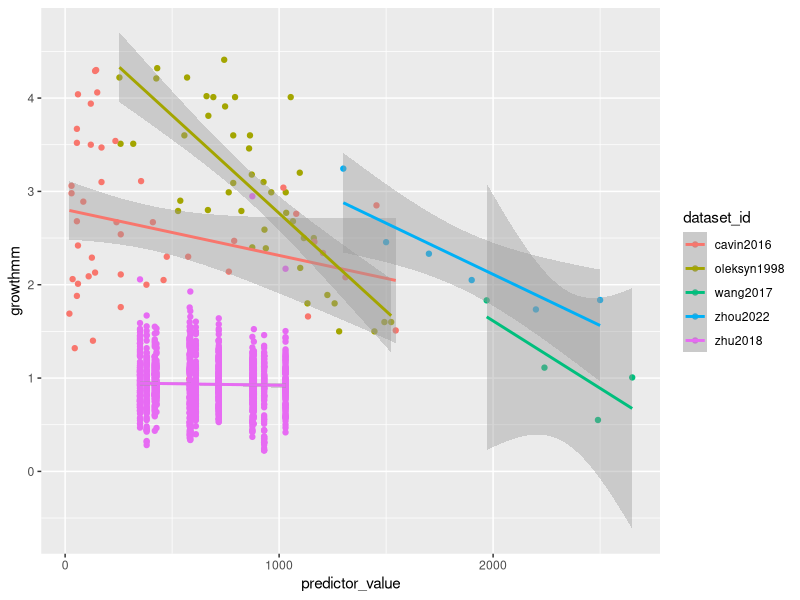
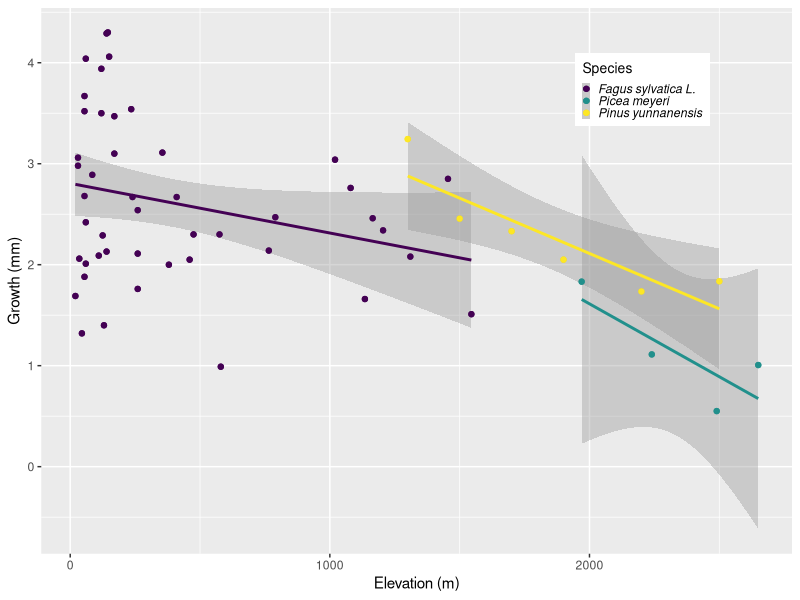

These figures' R source, in order: (Note: this script raises an error after producing the figures.)
## Started 28 August 2023 ##
## By Lizzie so far ##

# housekeeping
rm(list=ls()) 
options(stringsAsFactors=FALSE)

# Setting working directory. Add in your own path in an if statement for your file structure
if(length(grep("lizzie", getwd())>0)) { 
  setwd("~/Documents/git/projects/grephon/grephon/analyses/growthxelevationetc")
} else if (length(grep("ailene", getwd()))>0) {
  setwd("boomboom")
} else if (length(grep("britanywuuu", getwd()))>0) {
  setwd("~/Documents/ubc/year5/TemporalEcologyLab/grephon/analyses/growthxelevationetc")
}

# packages
library(ggplot2)
library(viridis)
# get the data
d <- read.csv("input/classicalrefs_datascraped.csv")

# fix the growth in cm and make error numeric, or 0
d$growthmm <- d$growth_value
d$growthmm[which(d$growth_units=="cm/yr-1")] <- d$growth_value[which(d$growth_units=="cm/yr-1")]*10
d$error <- as.numeric(d$growth_errorvalue)
d$error[which(is.na(d$error)==TRUE)] <- 0

# subset to elevation-ish
unique(d$predictor_type)
delev <- subset(d, predictor_type!="latitude")
dlat <- subset(d, predictor_type=="latitude")


# one study (huang2010) has multiple species
table(d$species, d$dataset_id)

ggplot(delev, aes(x=predictor_value, y=growthmm, color=dataset_id)) +
    geom_point() +
    geom_smooth(method="lm")

# zhu2018 seems weird, but I think latitude may also vary with elevation according to Table 1?
# Will confirm and for now remove ...

delevsm <- subset(delev, dataset_id!="zhu2018" & dataset_id!="oleksyn1998")

ggplot(delevsm, aes(x=predictor_value, y=growthmm, color=species)) +
    geom_point() +
  geom_smooth(method="lm", aes(group = species)) +
  geom_point() +
  scale_color_viridis_d(option = "viridis", name = "Species") +
  xlab("Elevation (m)") +
  ylab("Growth (mm)") +
  theme(legend.position = c(0.8,0.85), 
        legend.key.size = unit(0.2, "cm"), 
        legend.text = element_text(face = "italic"),
        legend.title = element_text(size = 10))
ggsave("output/growthbyelevation_plot.pdf", dpi = 300)

  

# Hmm, the error we do have seems big
ggplot(delevsm, aes(x=predictor_value, y=growthmm, color=species, ymin = growthmm-error, ymax = growthmm + error)) +
    geom_point() +
    geom_errorbar(width = 0.2) +
    geom_smooth(method="lm")

# Latitude
ggplot(dlat, aes(x=predictor_value, y=growthmm, color=species)) +
    geom_smooth(method="lm", aes(group = species)) +
  geom_point() +
  scale_color_viridis_d(option = "viridis", name = "Species") +
  xlab("Elevation (m)") +
  ylab("Growth (mm)") +
  scale_x_continuous(breaks = seq(46, 54.5, by = 2))+
  ylim(c(0,3.2)) +
  theme(legend.position = c(0.8,0.85), 
        legend.key.size = unit(0.2, "cm"), 
        legend.text = element_text(face = "italic"),
        legend.title = element_text(size = 10))
ggsave("output/growthbyelevation_plot.pdf", dpi = 300)
